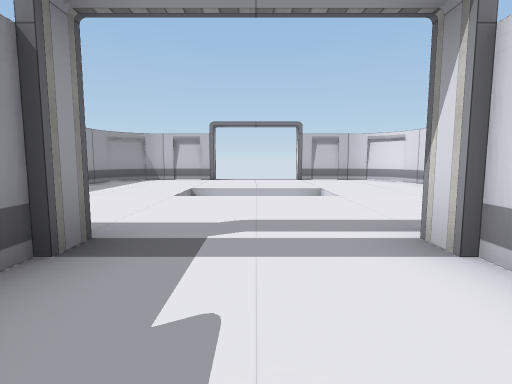
view 1 (above)

14 first-person views from a walk through a scene from a Unity 3-D project. The camera is 1.3 m above the floor, tilts 6° down and sees 80° across. The floor is counted in squares, 2 m on a side. Each view is taken from the middle of a square. On the plan, view 1 faces up. The plan holds only what a view shows up to about 10 squares ahead; the rest is blank. The player is left out. Door leaves are left out, so doorways stand open. Some surface patterns are stand-ins.

view 2
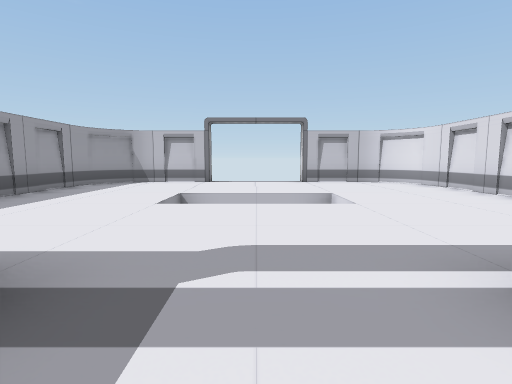

view 3
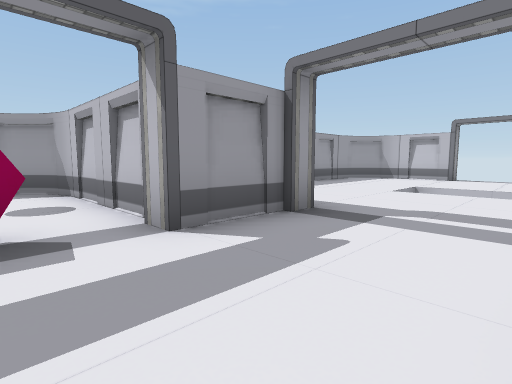

view 4
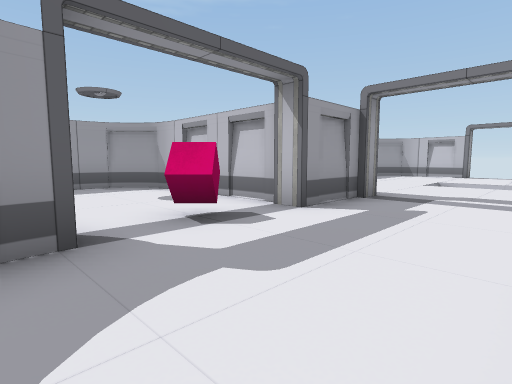

view 5
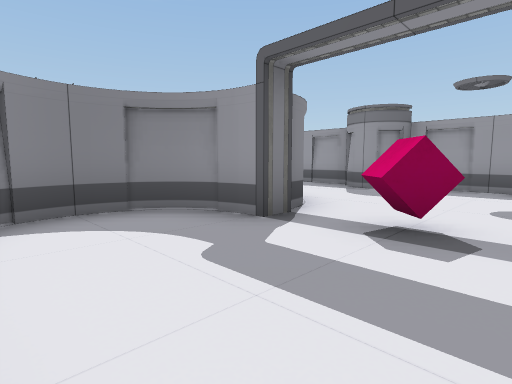

view 6
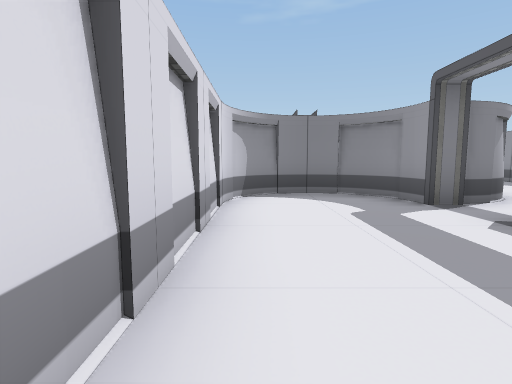

view 7
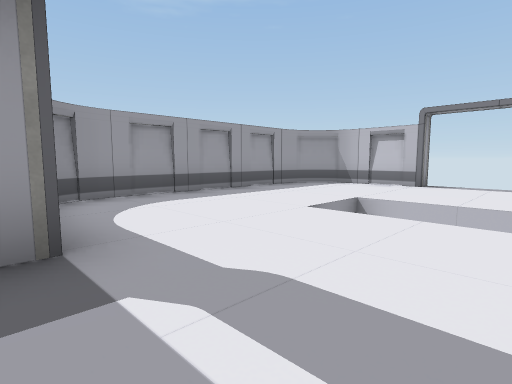

view 8
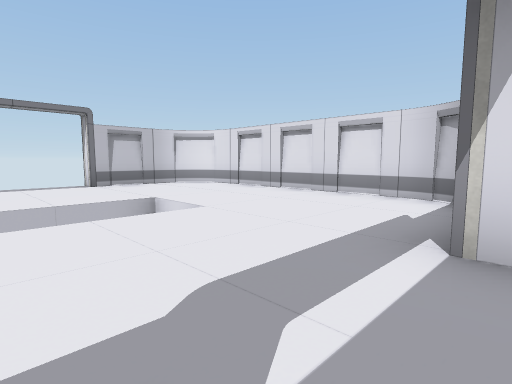

view 9
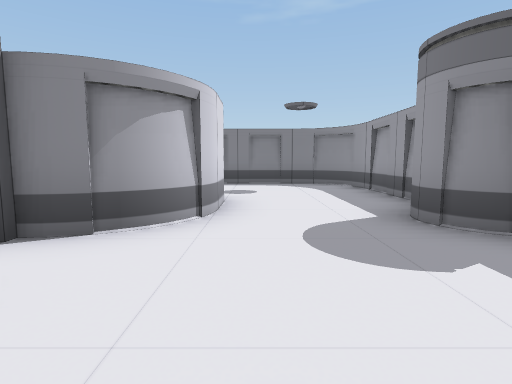

view 10
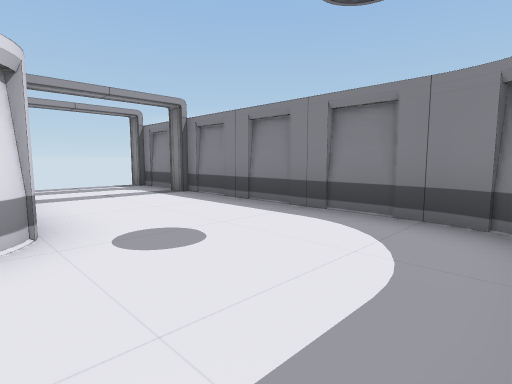

view 11
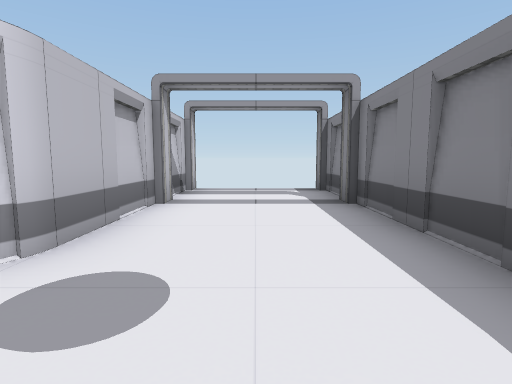

view 12
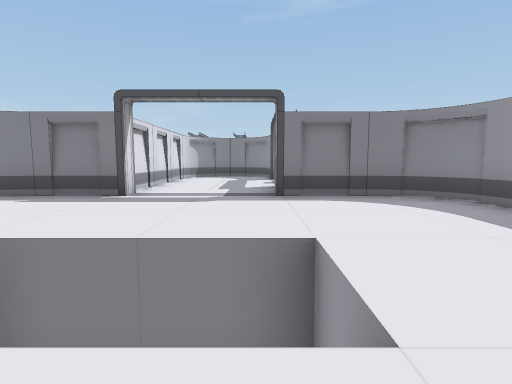

view 13
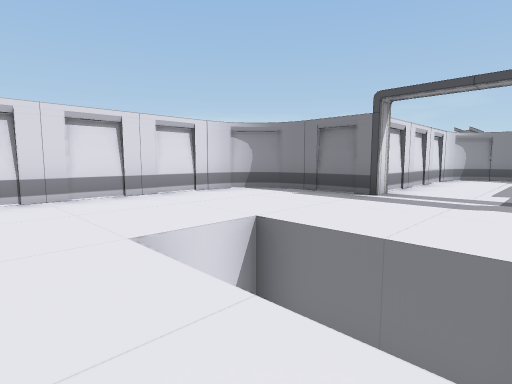

view 14
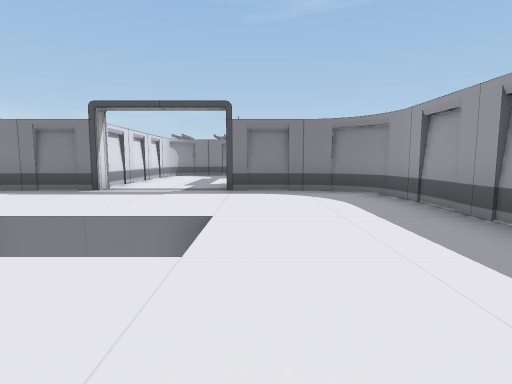

### Floor plan
Key: @ floor where view 1 was taken; # wall or solid block; . floor; D open door; v drop or lower ground; O other object.
Columns run from 7 left of view 1 to 5 right of it. Each row starts with its distance up from view 1.
 10   ####DDD####
  9   #.........#
  8   #.........#
  7   #...vvv...#
  6   #...   ...#
  5   #.........#
  4   #.........#
  3   ##.......##
  2    ###...###
  1  #####...#
  0 ##.....@.#
 -1 #....O...#
 -2 #........#
 -3 ##..##...#
 -4 #...######
 -5 #...######
 -6 #........D
 -7 #........D
 -8 ##.......D
 -9  #########

Positions as (right, up) in squares from view 1, and headings:
1: (0, 0), facing up
2: (0, 1), facing up
3: (1, -1), facing up-left
4: (1, -3), facing up-left
5: (1, 0), facing down-left
6: (1, 2), facing down
7: (1, 2), facing up-left
8: (-1, 2), facing up-right
9: (-4, 0), facing down
10: (-6, -5), facing down-right
11: (-5, -7), facing right
12: (-1, 8), facing down
13: (-1, 8), facing down-right
14: (-2, 9), facing down
